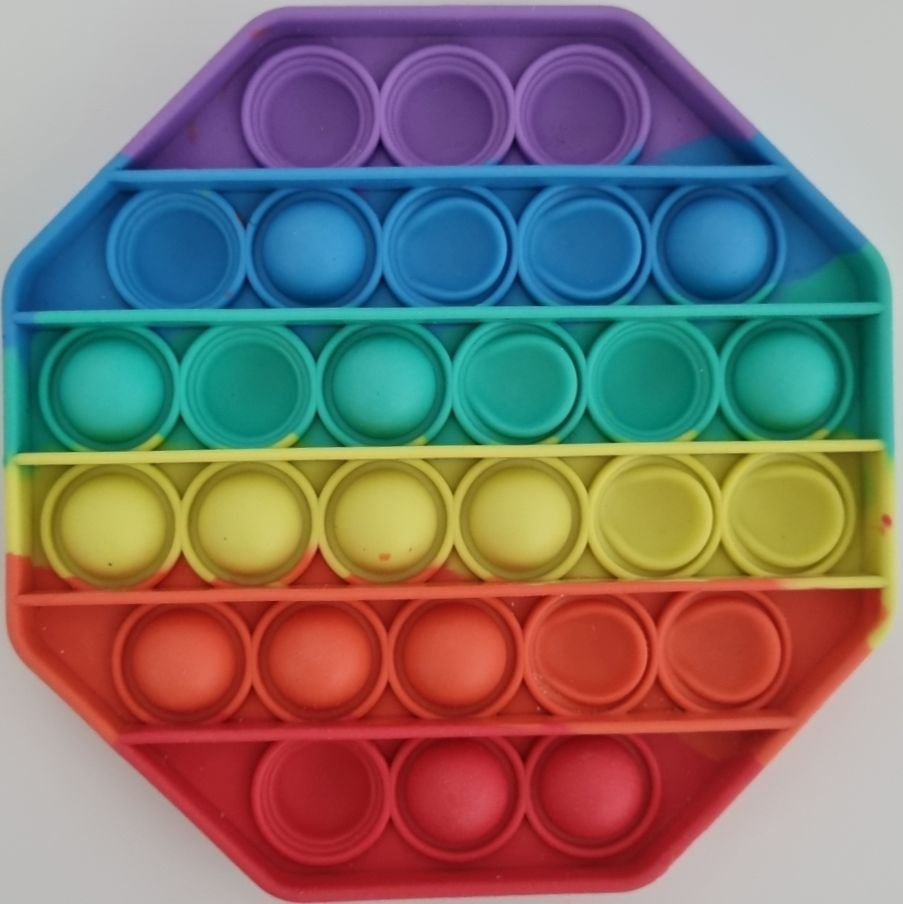
#> input picture pop_resize_009.jpg, 903 x 904 px
$ python all.py
#> lines starting #> are read from the running program, lines starting #| are printed output that depends on the picture; after the words box and inside, x2 and y2 are one past the last pixel; in counts of white or black regions, pixels touching at a corner belong together
# -*- coding: utf-8 -*-
"""
Created on Wed Nov 24 17:32:11 2021

@author: Coding
"""
import cv2 # opencv import
import numpy as np # numpy import

data=[] # 흰색 픽셀 데이터 리스트 생성
#===== 이미지 열기 ========================================
first = cv2.imread("pop_resize_009.jpg", cv2.IMREAD_COLOR)
#> first is the input picture: shape (904, 903, 3); mean B, G, R 111.5, 116.3, 127.2
img_first = cv2.resize(first, dsize=(800, 800), interpolation=cv2.INTER_AREA)
img_c = img_first.copy()

#================== 이미지 선명도 증가 함수===========
def img_Contrast(img_c):
    lab = cv2.cvtColor(img_c, cv2.COLOR_BGR2LAB)
#> lab: shape (800, 800, 3); mean of channels 0, 1, 2 134.1, 137.3, 136.5
    l, a, b = cv2.split(lab)
    clahe = cv2.createCLAHE(clipLimit=3.0, tileGridSize=(9, 9))
    cl = clahe.apply(l)
    limg = cv2.merge((cl, a, b))
#> limg: shape (800, 800, 3); mean of channels 0, 1, 2 138.5, 137.3, 136.5
    final = cv2.cvtColor(limg, cv2.COLOR_LAB2BGR)
    return final
img_c2 =  img_Contrast(img_c)
#=====================================================

img_gray = cv2.cvtColor(img_c, cv2.COLOR_BGR2GRAY) # 이미지 그레이스케일
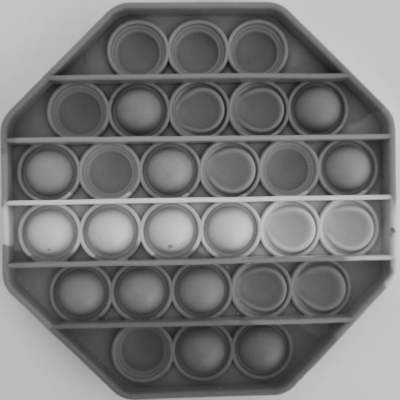
#> img_gray: shape (800, 800) (shown at 1/2 size); min 14, max 205, mean 119
img_gray2 = cv2.cvtColor(img_c2, cv2.COLOR_BGR2GRAY) # 이미지 그레이스케일
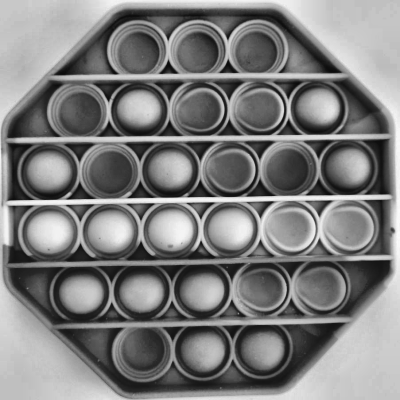
#> img_gray2: shape (800, 800) (shown at 1/2 size); min 6, max 251, mean 125.8


#======================================흑백 대조 증가========
#alpha = 1.0
#img_gray_Contrast = np.clip((1+alpha)*img_gray - 128*alpha, 0, 255).astype(np.uint8)
#===========================================================

#==========================================Canny 엣지===
#img_edge = cv2.Canny(img_gray, 50, 100) # 캐니엣지
#=======================================================

#==========================Adaptive Treshold====

img_binary = cv2.adaptiveThreshold(img_gray,255,cv2.ADAPTIVE_THRESH_GAUSSIAN_C,cv2.THRESH_BINARY,15,3)
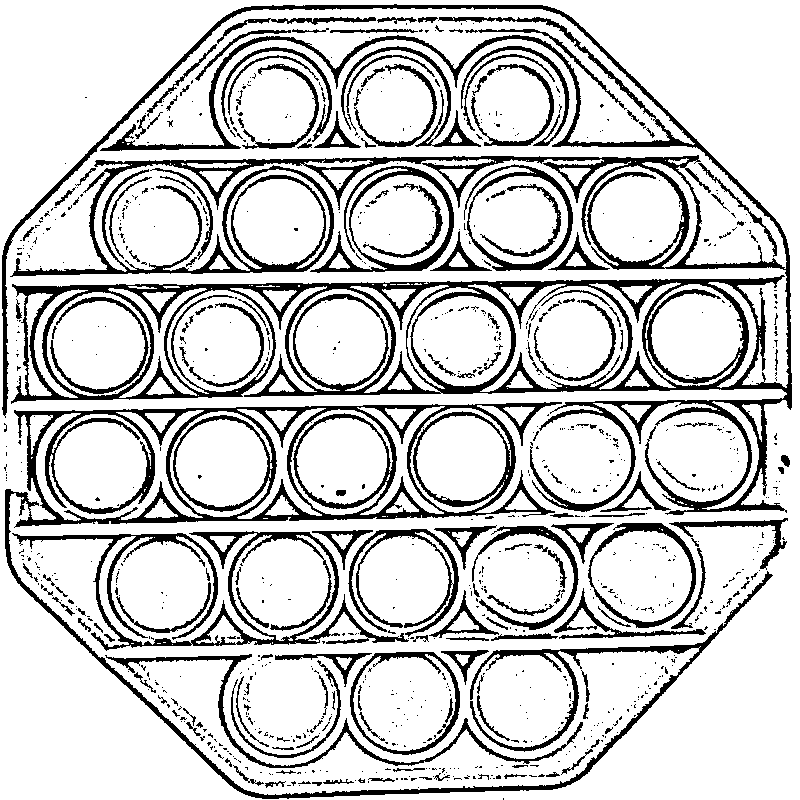
#> img_binary: shape (800, 800); 80.6% white; 952 black regions (775 under 20 px), largest, box (x1, y1, x2, y2) and area: (2, 4, 792, 515) 50061, (5, 402, 773, 799) 22785, (12, 531, 409, 651) 6783
img_binary2 = cv2.adaptiveThreshold(img_gray2,255,cv2.ADAPTIVE_THRESH_GAUSSIAN_C,cv2.THRESH_BINARY,15,3)
#> img_binary2: shape (800, 800); 71.8% white; 3753 black regions (3630 under 20 px), largest, box (x1, y1, x2, y2) and area: (9, 6, 793, 516) 71786, (5, 401, 789, 798) 42264, (105, 640, 709, 790) 12559
#===============================================

#==========================모폴로지 연산1=======
#k = cv2.getStructuringElement(cv2.MORPH_RECT, (30,30))
#blackhat = cv2.morphologyEx(img_edge, cv2.MORPH_BLACKHAT, k)
#===============================================

#Reversed = cv2.bitwise_not(img_binary) # 비트 반전을 통한 reverse


#===== Mopolgy2 =============================================
# 모폴로지 연산(침식 or 팽창)
kernel_size_row = 2 # 이 값이 커질수록 침식 또는 팽창 효과가 강해집니다 (기본값 : 3)
kernel_size_col = 2 # 이 값이 커질수록 침식 또는 팽창 효과가 강해집니다 (기본값 : 3)
# 3, 5, 7등으로 값을 바꿔서 실행해보세요. cv2.erode()나 cv.dilate를 반복하여 적용하는 것도 가능합니다.
kernel = np.ones((kernel_size_row, kernel_size_col), np.uint8)

erosion_image = cv2.erode(img_binary, kernel, iterations=1)  # 침식연산이 적용된 이미지
#> erosion_image: shape (800, 800); 73.2% white; 505 black regions (338 under 20 px), largest, box (x1, y1, x2, y2) and area: (2, 4, 793, 800) 131311, (341, 46, 482, 149) 3785, (461, 46, 571, 147) 3138
                                                           # iterations를 2 이상으로 설정하면 반복
erosion_image2 = cv2.erode(img_binary2, kernel, iterations=1)  # 침식연산이 적용된 이미지
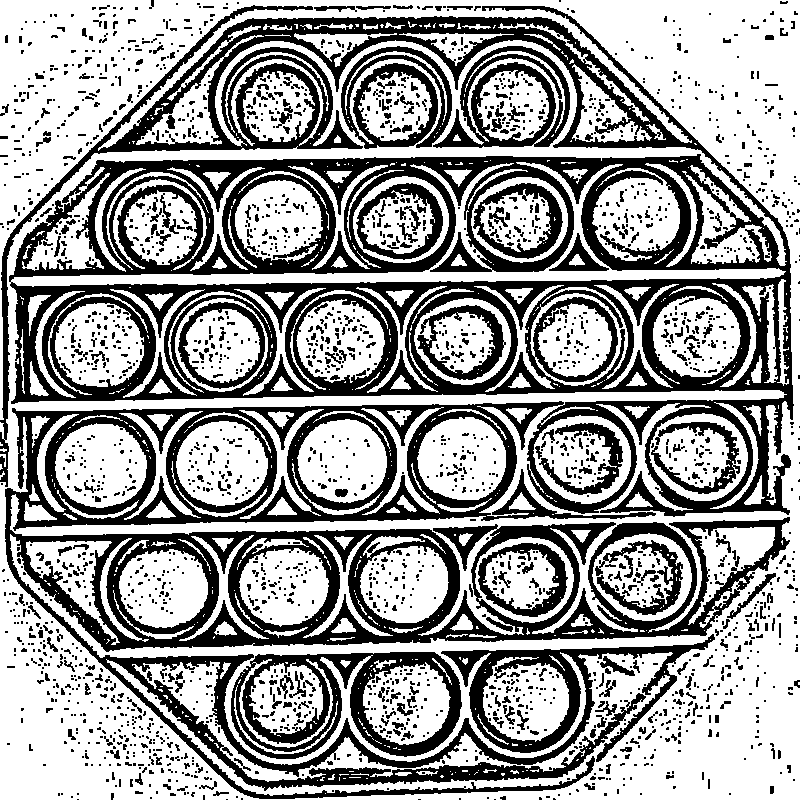
#> erosion_image2: shape (800, 800); 61.1% white; 2331 black regions (1922 under 20 px), largest, box (x1, y1, x2, y2) and area: (0, 5, 794, 799) 186730, (231, 652, 462, 759) 8820, (433, 46, 570, 148) 4537
                                                           # iterations를 2 이상으로 설정하면 반복 적용됨
dilation_image = cv2.dilate(img_binary, kernel, iterations=1)  # 팽창연산이 적용된 이미지
#> dilation_image: shape (800, 800); 87.6% white; 1061 black regions (900 under 20 px), largest, box (x1, y1, x2, y2) and area: (3, 5, 792, 415) 16780, (15, 405, 516, 527) 7921, (6, 490, 679, 799) 2948
                                                             # iterations를 2 이상으로 설정하면 반복 적용됨
#==========================================================

# median blur를 이용한  denoise
denoise2 = cv2.medianBlur(erosion_image, 13)
#> denoise2: shape (800, 800); 80.4% white; 181 black regions (74 under 20 px), largest, box (x1, y1, x2, y2) and area: (17, 278, 793, 406) 28320, (93, 156, 701, 275) 22916, (18, 405, 517, 527) 17180

denoise3 = cv2.medianBlur(erosion_image2, 1)
#==========================================================

#============================================mopology=====
#blackhat = cv2.morphologyEx(denoise2, cv2.MORPH_BLACKHAT, k)
#==========================================================

#============================Hough Circle 원검출 파트===============
try:
    circles = cv2.HoughCircles(denoise3, cv2.HOUGH_GRADIENT, 2, 90, param1 = 200, param2 =85, minRadius = 44, maxRadius = 63)
#> circles = 28 rows, first 8: [461, 459, 55.2], [581, 457, 55.2], [639, 217, 57.4], [345, 341, 53], [95, 467, 59.6], [223, 343, 53], [513, 101, 50.8], [271, 101, 50.8]
    circles = np.uint16(np.around(circles))
#> circles = 28 rows, first 8: [461, 459, 55], [581, 457, 55], [639, 217, 57], [345, 341, 53], [95, 467, 60], [223, 343, 53], [513, 101, 51], [271, 101, 51]
    for i in circles[0]:
         #x,y는 원의 중심값
        x = i[0].item()
        y = i[1].item()
        r = i[2].item()
        #img_circle = cv2.circle(img_first, (x,y), 47, (0, 0, 0), 2)
        cv2.rectangle(denoise2,(x-30,y-20),(x+30,y+20),(255,255,255),2)
        img_crop = denoise2[y-20:y+20 ,x-28:x+28] # 이미지 크롭
        pix_sum = np.sum(img_crop) # 픽셀값을 모두 더하기
        pix_sum_cnt = int((pix_sum/255)) # 이미지에서 흰색 픽셀의 개수에 해당
        data.append(pix_sum_cnt) # 픽셀수를 다 더해서 data 리스트에 하나씩 담음
        if 1999>pix_sum_cnt:
            cv2.putText(img_first, '1', (x,y), cv2.FONT_HERSHEY_SIMPLEX, 1, (255,0,0), 1)
#> this loop made 28 passes
#> (x, y, r, pix_sum, pix_sum_cnt) on passes 1 to 8: (461, 459, 55, 571200, 2240), (581, 457, 55, 571200, 2240), (639, 217, 57, 571200, 2240), (345, 341, 53, 571200, 2240), (95, 467, 60, 571200, 2240), (223, 343, 53, 571200, 2240), (513, 101, 51, 571200, 2240), (271, 101, 51, 571200, 2240)
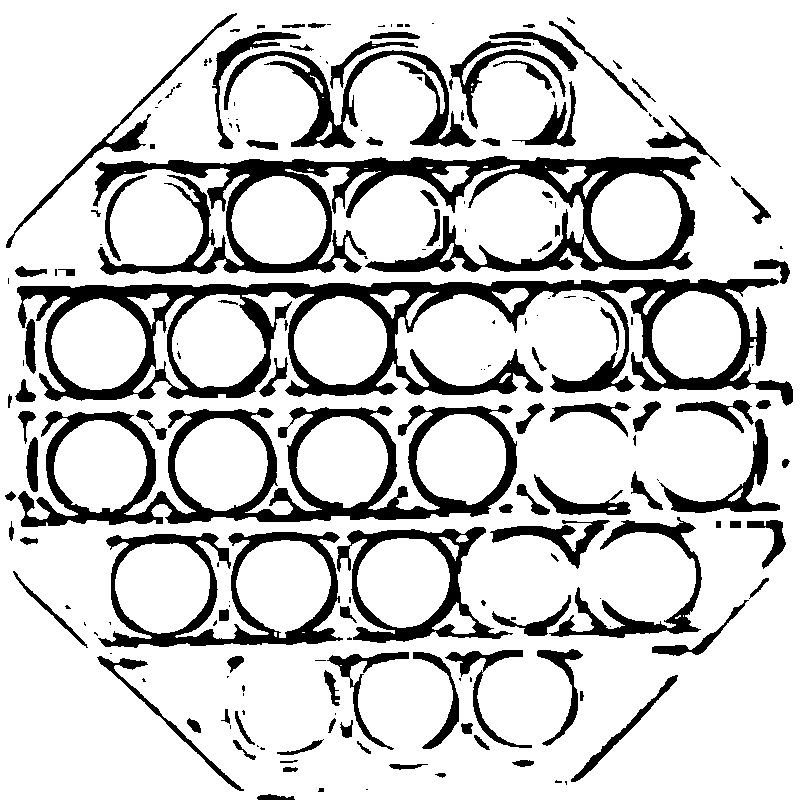
#> denoise2: shape (800, 800); 80.5% white; 189 black regions (79 under 20 px), largest, box (x1, y1, x2, y2) and area: (17, 278, 793, 406) 28310, (93, 156, 701, 275) 22433, (18, 405, 517, 527) 17180
#> after the loop, data = 28 values, max 2240 at index 0, min 2049 at index 25, mean 2232.8
        # [4 lines of commented-out code are left out]
except:
    circles = 0
#=====================================================================


#=================================데이터 리스트 내림차순 정렬==========
sor = np.sort(data)
#> sor = 28 values from 2049 to 2240
print(sor) #sor 데이터 리스트 출력
#| [2049 2231 2237 2240 2240 2240 2240 2240 2240 2240 2240 2240 2240 2240
#|  2240 2240 2240 2240 2240 2240 2240 2240 2240 2240 2240 2240 2240 2240]
#=====================================================================

#===================================최종 결과 확인====================
cv2.imshow("Result1", denoise2)
cv2.imshow("Result2", img_first)
cv2.waitKey(0)
cv2.destroyAllWindows()
#====================================================================

$ run again, with pop_resize_002.jpg copied over pop_resize_009.jpg
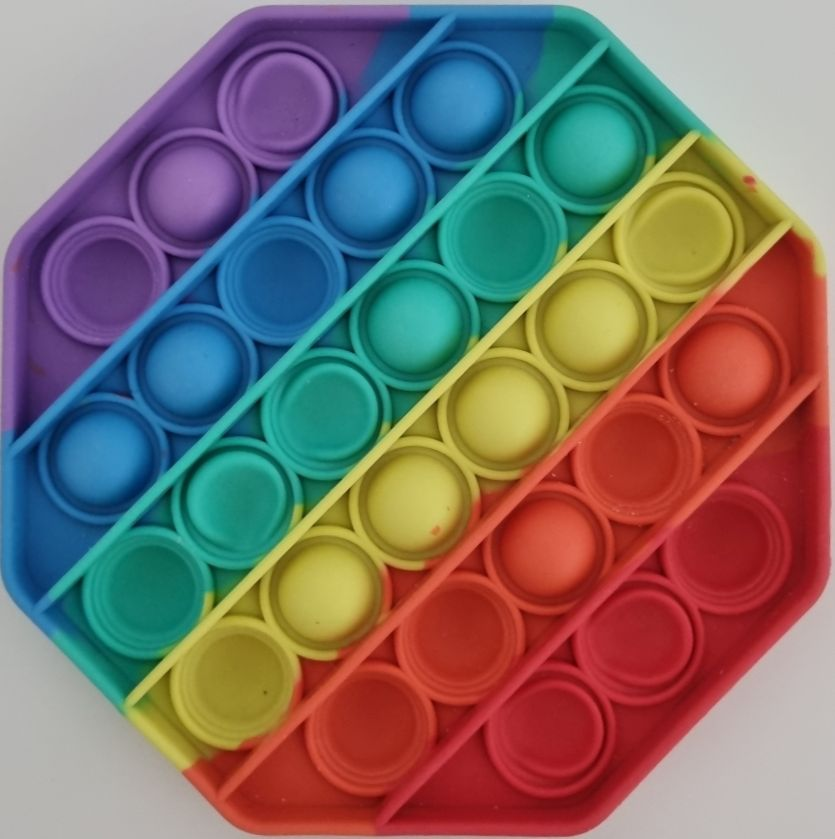
#> input picture pop_resize_002.jpg, 835 x 839 px
#> first is the input picture: shape (839, 835, 3); mean B, G, R 106.3, 111.5, 125
#> lab: shape (800, 800, 3); mean of channels 0, 1, 2 130, 138, 137.2
#> limg: shape (800, 800, 3); mean of channels 0, 1, 2 136.8, 138, 137.2
#> `img_binary = cv2.adaptiveThreshold(img_gray,255,cv2.ADAPTIVE_THRESH_GA..`:
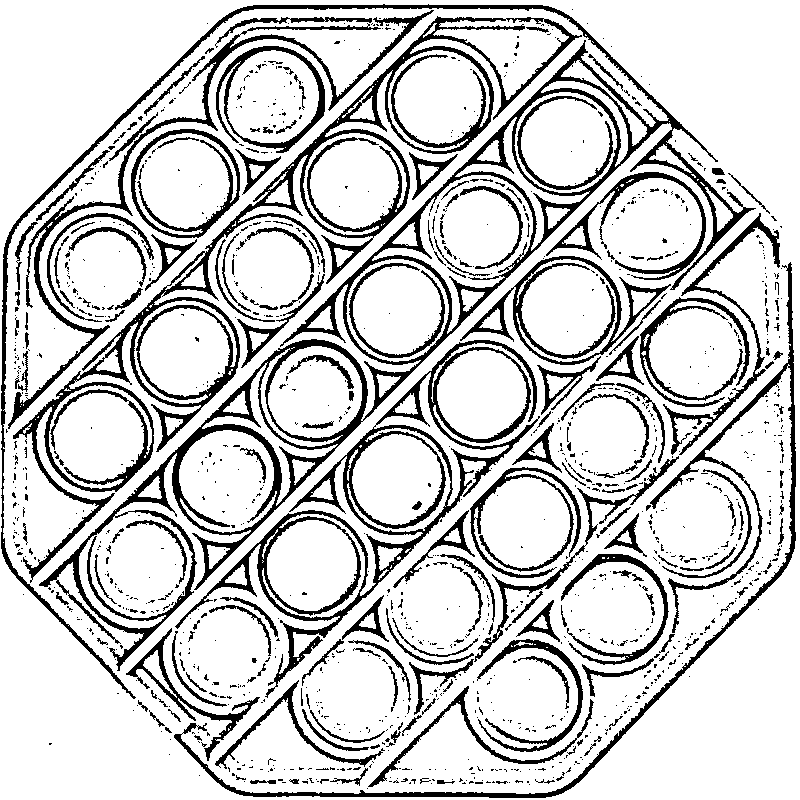
#> img_binary: shape (800, 800); 81.2% white; 1220 black regions (1006 under 20 px), largest, box (x1, y1, x2, y2) and area: (1, 4, 756, 699) 25797, (13, 16, 582, 583) 17534, (175, 340, 540, 698) 11394
#> img_binary2: shape (800, 800); 71.6% white; 3801 black regions (3624 under 20 px), largest, box (x1, y1, x2, y2) and area: (1, 4, 797, 798) 82408, (215, 172, 780, 788) 25031, (172, 340, 540, 707) 12698
#> erosion_image: shape (800, 800); 73.6% white; 680 black regions (423 under 20 px), largest, box (x1, y1, x2, y2) and area: (1, 4, 757, 700) 96149, (126, 213, 797, 799) 26924, (131, 129, 241, 292) 3522
#> erosion_image2: shape (800, 800); 60.3% white; 2263 black regions (1865 under 20 px), largest, box (x1, y1, x2, y2) and area: (1, 4, 798, 799) 178544, (366, 350, 793, 791) 18159, (215, 46, 327, 155) 2795
#> dilation_image: shape (800, 800); 88.3% white; 1097 black regions (940 under 20 px), largest, box (x1, y1, x2, y2) and area: (258, 341, 538, 684) 5999, (285, 44, 669, 418) 5861, (165, 20, 579, 299) 5563
#> `circles = cv2.HoughCircles(denoise3, cv2.HOUGH_GRADIENT, 2, 90, param1..`: circles = 28 rows, first 8: [227, 485, 61.8], [527, 697, 61.8], [185, 183, 55.2], [481, 225, 55.2], [525, 523, 61.8], [445, 97, 61.8], [355, 695, 48.6], [391, 309, 61.8]
#> `circles = np.uint16(np.around(circles))`: circles = 28 rows, first 8: [227, 485, 62], [527, 697, 62], [185, 183, 55], [481, 225, 55], [525, 523, 62], [445, 97, 62], [355, 695, 49], [391, 309, 62]
#> the loop `for i in circles[0]:` made 28 passes
#> (x, y, r, pix_sum, pix_sum_cnt) on passes 1 to 8: (227, 485, 62, 571200, 2240), (527, 697, 62, 571200, 2240), (185, 183, 55, 571200, 2240), (481, 225, 55, 571200, 2240), (525, 523, 62, 571200, 2240), (445, 97, 62, 571200, 2240), (355, 695, 49, 571200, 2240), (391, 309, 62, 571200, 2240)
#> after the loop `for i in circles[0]:`:
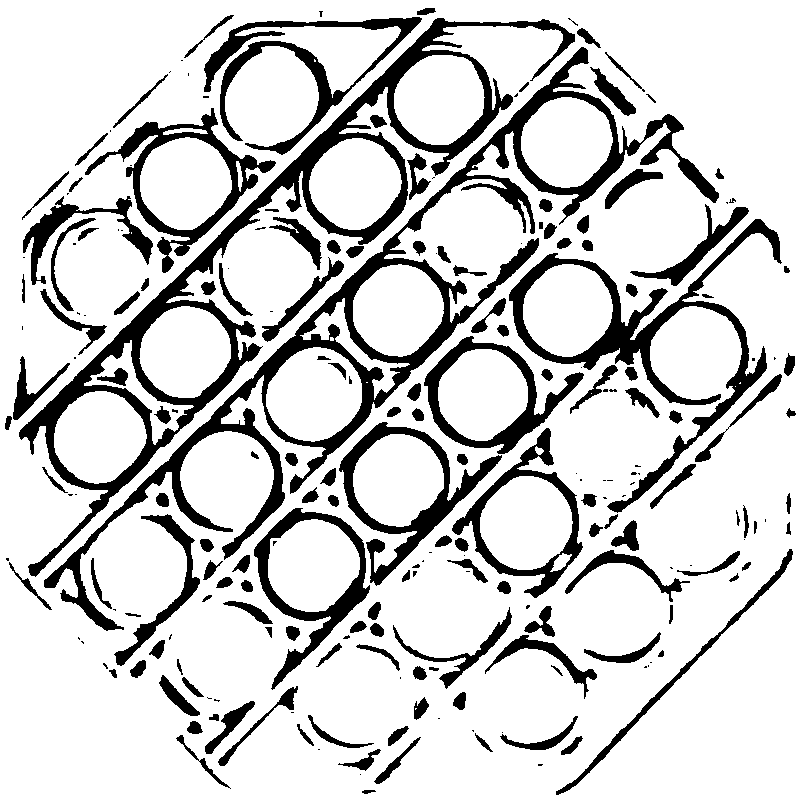
#> denoise2: shape (800, 800); 81.2% white; 224 black regions (76 under 20 px), largest, box (x1, y1, x2, y2) and area: (44, 47, 719, 631) 24201, (19, 18, 575, 577) 21306, (509, 219, 782, 513) 10007
#> after the loop `for i in circles[0]:`: data = 28 values, max 2240 at index 0, min 2156 at index 15, mean 2234.8
#> sor = 28 values from 2156 to 2240
#| [2156 2209 2220 2229 2240 2240 2240 2240 2240 2240 2240 2240 2240 2240
#|  2240 2240 2240 2240 2240 2240 2240 2240 2240 2240 2240 2240 2240 2240]
